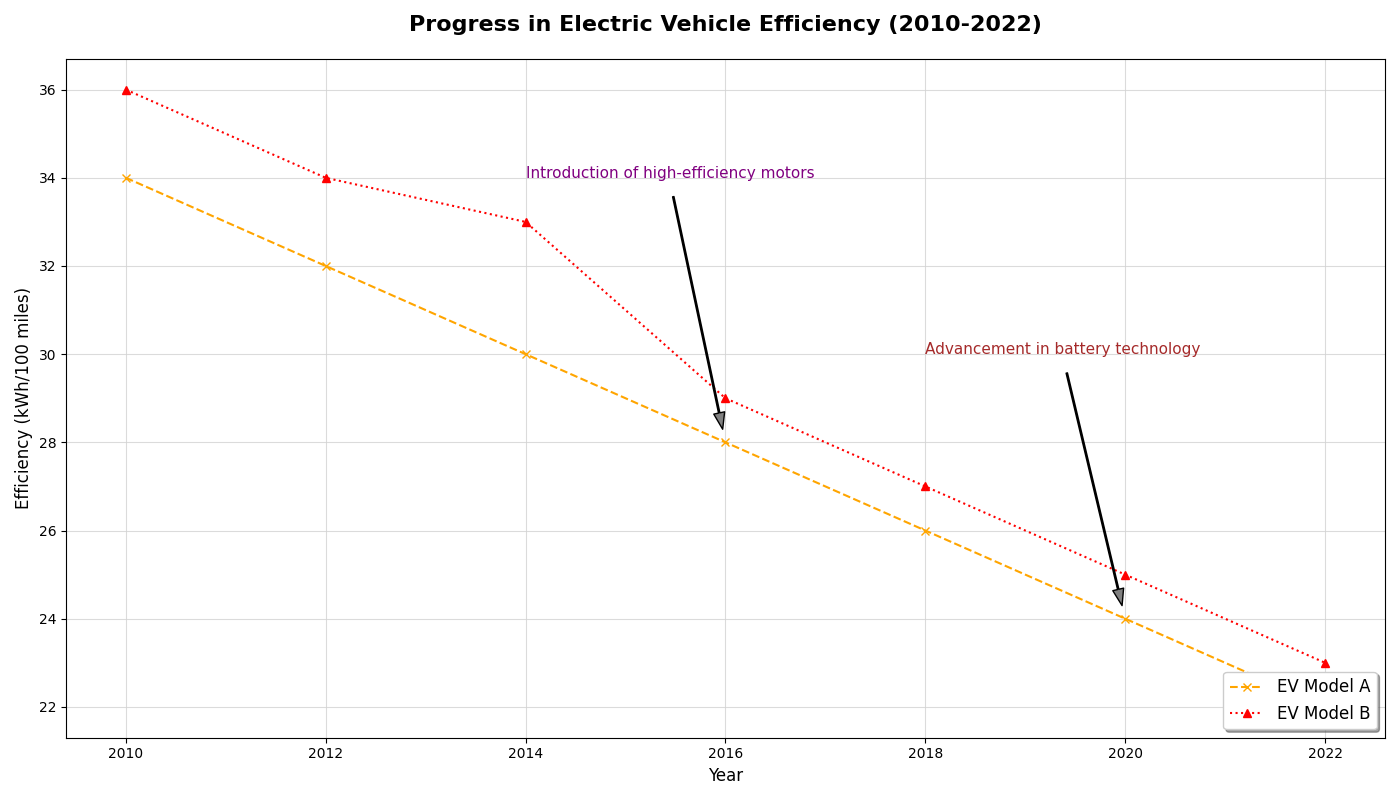

The Python source for this figure:
import matplotlib.pyplot as plt
import numpy as np

years = np.array([2010, 2012, 2014, 2016, 2018, 2020, 2022])

efficiency_model_A = np.array([34, 32, 30, 28, 26, 24, 22])
efficiency_model_B = np.array([36, 34, 33, 29, 27, 25, 23])

plt.figure(figsize=(14, 8))

plt.plot(years, efficiency_model_A, 'x--', label='EV Model A', color='orange')
plt.plot(years, efficiency_model_B, '^:', label='EV Model B', color='red')

plt.title('Progress in Electric Vehicle Efficiency (2010-2022)', fontsize=16, fontweight='bold', pad=20)
plt.xlabel('Year', fontsize=12)
plt.ylabel('Efficiency (kWh/100 miles)', fontsize=12)

plt.annotate('Introduction of high-efficiency motors', 
             xy=(2016, 28), xytext=(2014, 34), 
             arrowprops=dict(facecolor='grey', shrink=0.05, width=1, headwidth=8),
             fontsize=11, color='purple')
plt.annotate('Advancement in battery technology', 
             xy=(2020, 24), xytext=(2018, 30), 
             arrowprops=dict(facecolor='grey', shrink=0.05, width=1, headwidth=8),
             fontsize=11, color='brown')

plt.grid(linestyle='-', alpha=0.8, color='lightgray')
plt.legend(loc='lower right', fontsize=12, shadow=True)

plt.tight_layout()
plt.show()
